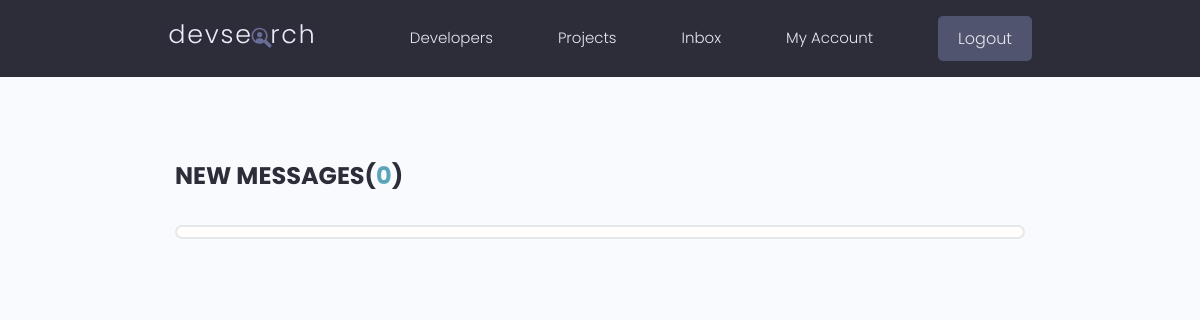
The app's page /inbox/ (signed in), older data.
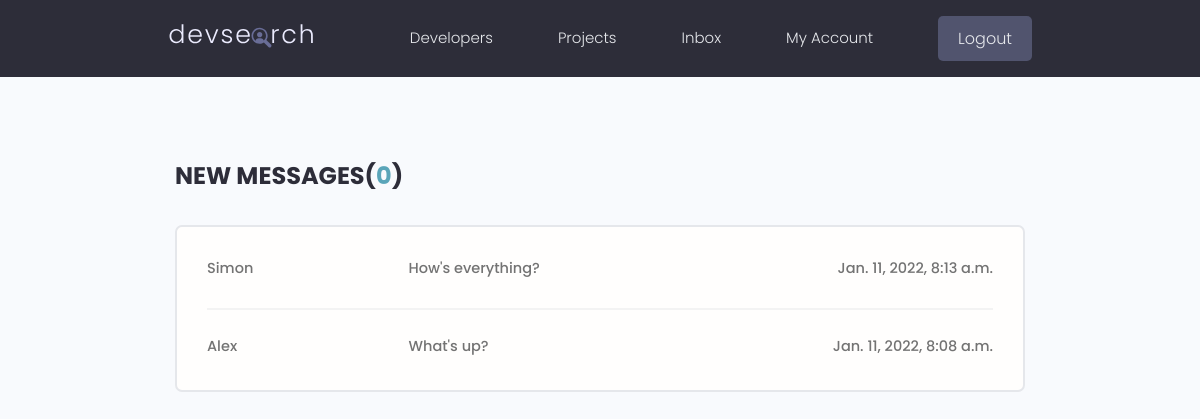
The same page, newer data.
### users/models.py (models this page shows, shortened)
class Message(models.Model):
    sender = models.ForeignKey(
        Profile, on_delete=models.SET_NULL, null=True, blank=True)
    recipient = models.ForeignKey(
        Profile, on_delete=models.SET_NULL, null=True, blank=True, related_name="messages")
    name = models.CharField(max_length=200, null=True, blank=True)
    email = models.EmailField(max_length=200, null=True, blank=True)
    subject = models.CharField(max_length=500, null=True, blank=True)
    body = models.TextField()
    is_read = models.BooleanField(default=False, null=True)
    created = models.DateTimeField(auto_now_add=True)
    id = models.UUIDField(default=uuid.uuid4, unique=True, primary_key=True, editable=False)
    class Meta:
        ordering = ['is_read', '-created']

### users/views.py (the view)
# urls.py: path('inbox/', views.inbox, name="inbox"),
@login_required(login_url="login")
def inbox(request):
    profile = request.user.profile
    messages = profile.messages.all()
    unreadCount = profile.messages.filter(is_read=False).count()
    context = {"inboxes":messages, "unreadCount":unreadCount}
    return render(request, "users/inbox.html", context)

### users/templates/users/inbox.html
{% extends 'main.html' %}
{% block content %}
    <main class="inbox my-xl">
        <div class="content-box">
            <h3 class="inbox__title">New Messages(<span>{{ unreadCount }}</span>)</h3>
            <ul class="messages">
                {% for message in inboxes %}
                {% if message.is_read == False %}
                <li class="message message--unread">
                {% else %}
                <li class="message">
                {% endif %}
                    <a href="{% url 'view-message' message.id %}">
                      <span class="message__author">{{ message.name }}</span>
                      <span class="message__subject">{{ message.subject }}</span>
                      <span class="message__date">{{ message.created }}</span>
                    </a>
                </li>
                {% endfor %}
            </ul>
        </div>
    </main>
{% endblock %}

Row changes from the older to the newer data that the page shows:
added Message: name "Simon", subject "How's everything?", created "Jan. 11, 2022, 8:13 a.m."
added Message: name "Alex", subject "What's up?", created "Jan. 11, 2022, 8:08 a.m."
